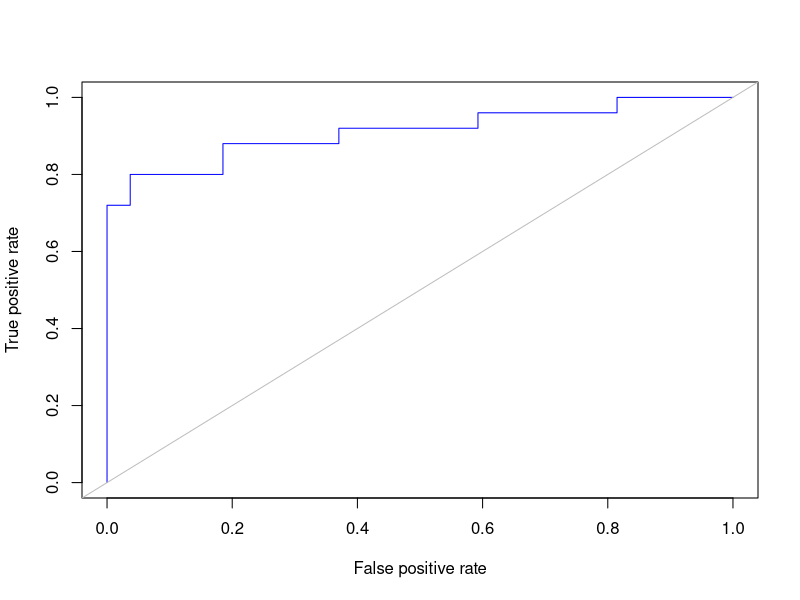

R code for this plot:
cat("\014")
remove(list = ls())

library(e1071)
library(MLmetrics)
library(ROCR)


# 1. Naive Bayes Model Construction and Classification

# import data
traffic = read.csv("traffic.txt", stringsAsFactors = TRUE)

# construct Naive Bayes Model with and without Laplace smoothing
model <- naiveBayes(as.factor(HighTraffic) ~ ., data = traffic)
#model <- naiveBayes(as.factor(HighTraffic) ~ ., data = traffic,laplace = 1)

# find the class of obseravtion (Weather, Day) = (Hot, Vacation)
trvalue <- data.frame(Weather = factor("Hot", levels(as.factor(traffic$Weather))), Day = factor("Vacation", levels(as.factor(traffic$Day))))
pred = predict(model, trvalue,type = "raw")
if (pred[1]>pred[2]){
  classHotVacation = 1;
}else{
  classHotVacation = 2;
}

# find the class of obseravtion (Weather, Day) (Weather, Day) = (Hot, Weekend)
trvalue <- data.frame(Weather = factor("Hot", levels(as.factor(traffic$Weather))), Day = factor("Weekend", levels(as.factor(traffic$Day))))
pred = predict(model, trvalue, type = "raw")
if (pred[1]>pred[2]){
  classHotWeekend = 1;
}else{
  classHotWeekend = 2;
}

################################################################################

# 2. Application with Evaluation Metrics and ROC Curve

# load data
data(HouseVotes84, package = "mlbench")
votes = na.omit(HouseVotes84) # ignore missing values

# split dataset into training and testing 
trainingdata = votes[1:180,]
testingdata = votes[181:232,]

# construct Naive Bayes model using the trainig data
model <- naiveBayes(as.factor(Class) ~ ., data = trainingdata)

# apply the model to testingdata
xtest = testingdata[,-1]  
ytest = testingdata[,1]  

ypred = predict(model, xtest)
predprob = predict(model, xtest, type = "raw")

# for testingdata calculate precision, recall and f-measure for the democrat class
cm = ConfusionMatrix(ypred, ytest)
pr = Precision(ytest, ypred, "democrat")
re = Recall(ytest, ypred, "democrat")
f1 = 2 * pr * re/ (pr + re)

# ROC curve
pred_obj = prediction(predprob[,1], ytest, label.ordering = c("republican", "democrat"))
ROCcurve <- performance(pred_obj, "tpr", "fpr")

plot(ROCcurve, col = "blue")
abline(0,1, col = "grey")

# area under curve (auc)
aucObject = performance(pred_obj, "auc")
auc = aucObject@y.values
